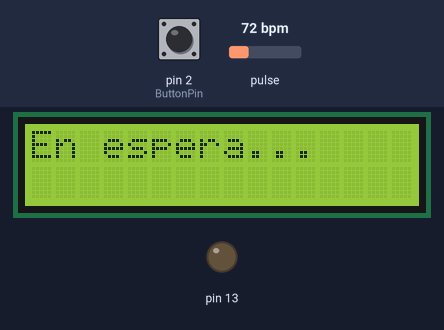
This sketch was run on a simulated Arduino Uno, built with avr-gcc and run on an emulated ATmega328P. On the bench: 16×2 character LCD, output pins drawn as LEDs (lit = HIGH). Dashed ring = blinking. The inputs (shaded band) are chosen by the test bench; at power-on: pin 2 (ButtonPin) HIGH, pulse 72 bpm. Random numbers use the default seed unless the sketch sets one; what the sketch prints to the serial monitor is not drawn.

Above: at 1.2 s.
1.3 s: pin 2 (ButtonPin) pulled LOW for 0.15 s
At 3.6 s:
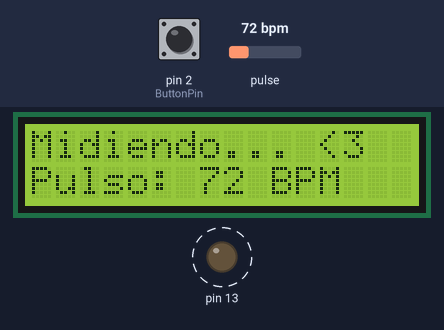
3.8 s: pulse set to 42 bpm
At 4.55 s:
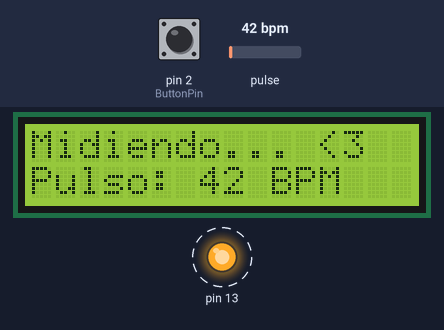
6.8 s: pulse set to 58 bpm
At 9.3 s:
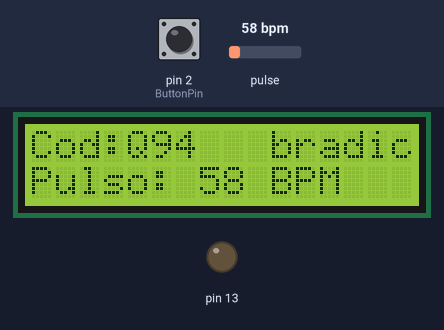
9.8 s: pulse set to 61 bpm
Timing chart, 0 to 12.8 s (numbered marks = the images above; inputs shaded):
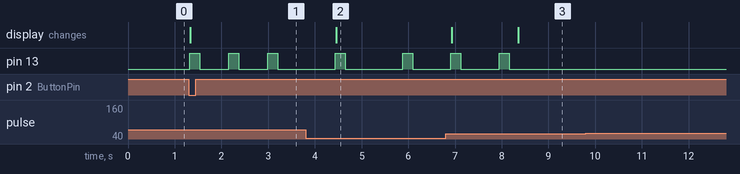

Measured:
- after the input at 1.3 s, pin 13: alternates HIGH for 0.21 s and LOW for 0.63 s, starting at once; the display: changes at once (image 1)
- after the input at 3.8 s, the display: changes after 0.65 s (image 2)

The sketch:

Codigo_Arduino_recuerda_cod_sensor_cardiaco.ino
```cpp
#include <PulseSensorPlayground.h>
#include <Wire.h>
#include <LiquidCrystal_I2C.h>

// Configuración de la pantalla LCD I2C
LiquidCrystal_I2C lcd(0x27, 16, 2); // Dirección I2C 0x27, 16 columnas y 2 filas

// Configuración del sensor de pulso
const int PulseWire = A0;       // Cable PÚRPURA del PulseSensor conectado al PIN ANALÓGICO 0
const int ButtonPin = 2;        // Pin donde está conectado el botón
const int LED13 = 13;           // El LED incorporado en la placa Arduino, cerca del PIN 13
int Threshold = 550;            // Determinar qué señal se "contará como un latido" y cuál se ignorará.

PulseSensorPlayground pulseSensor;  // Crea una instancia del objeto PulseSensorPlayground llamado "pulseSensor"

void setup() {
  pinMode(ButtonPin, INPUT_PULLUP);  // Configuración del botón como entrada con pull-up interno

  Serial.begin(9600);  // Para el Monitor Serial

  // Inicializa el generador de números aleatorios con un valor basado en el tiempo actual
  randomSeed(analogRead(0));

  // Configura el objeto PulseSensor asignando nuestras variables a él.
  pulseSensor.analogInput(PulseWire);
  pulseSensor.blinkOnPulse(LED13);  // Parpadea automáticamente el LED de Arduino con el latido cardíaco.
  pulseSensor.setThreshold(Threshold);

  // Verifica que el objeto "pulseSensor" se haya creado y haya comenzado a detectar una señal.
  if (pulseSensor.begin()) {
    Serial.println("SENSOR DE PULSO CARDIACO <3");  // Esto se imprime una vez al encender o reiniciar el Arduino.
  }

  // Inicializa la pantalla LCD I2C
  lcd.init();
  lcd.backlight();
  lcd.setCursor(0, 0);
  lcd.print("En espera...");
}

void loop() {
  if (digitalRead(ButtonPin) == LOW) {  // Si se presiona el botón
    lcd.clear();
    lcd.setCursor(0, 0);
    lcd.print("Midiendo... <3");

    long startTime = millis();
    int finalBPM = 0;
    String status = "";

    while (millis() - startTime < 7000) {  // 10 segundos
      pulseSensor.sawNewSample();
      int bpm = pulseSensor.getBeatsPerMinute();

      if (pulseSensor.sawStartOfBeat()) {  // Prueba constantemente si "ocurrió un latido".
        Serial.println("♥ Tu corazón esta latiendo");
        Serial.print("BPM: ");
        Serial.println(bpm);
        finalBPM = bpm;  // Actualizar el BPM final

        // Muestra los datos en la pantalla LCD I2C en tiempo real
        lcd.setCursor(0, 1);
        lcd.print("Pulso: ");
        lcd.print(bpm);
        lcd.print(" BPM  ");
      }

      delay(10);  // Pequeña pausa para estabilidad
    }

    // Generar un código aleatorio
    char randomCode[4];
    randomCode[0] = 'A' + random(26);  // Generar una letra aleatoria
    randomCode[1] = '0' + random(10);  // Generar un número aleatorio
    randomCode[2] = '0' + random(10);  // Generar un número aleatorio
    randomCode[3] = '\0';  // Terminar la cadena

    // Determinar el estado basado en el BPM final
    if (finalBPM >= 60 && finalBPM <= 100) {
      status = "normal";
    } else if (finalBPM > 100) {
      status = "taquicardia";
    } else if (finalBPM < 60) {
      status = "bradicardia";
    }

    lcd.clear();
    lcd.setCursor(0, 0);
    lcd.print("Cod:");
    lcd.print(randomCode);
    lcd.setCursor(0, 1);
    lcd.print("Pulso: ");
    lcd.print(finalBPM);
    lcd.print(" BPM ");
    lcd.setCursor(10, 0);
    lcd.print(status);

    // Enviar el código aleatorio, el BPM final y el estado por el puerto serial
    Serial.print("Code: ");
    Serial.println(randomCode);
    Serial.print("Final BPM: ");
    Serial.println(finalBPM);
    Serial.print("Status: ");
    Serial.println(status);

    delay(7000);  // Mantener el dato final en la pantalla por 7 segundos
    lcd.clear();
    lcd.setCursor(0, 0);
    lcd.print("En espera...");
  }
}
```
